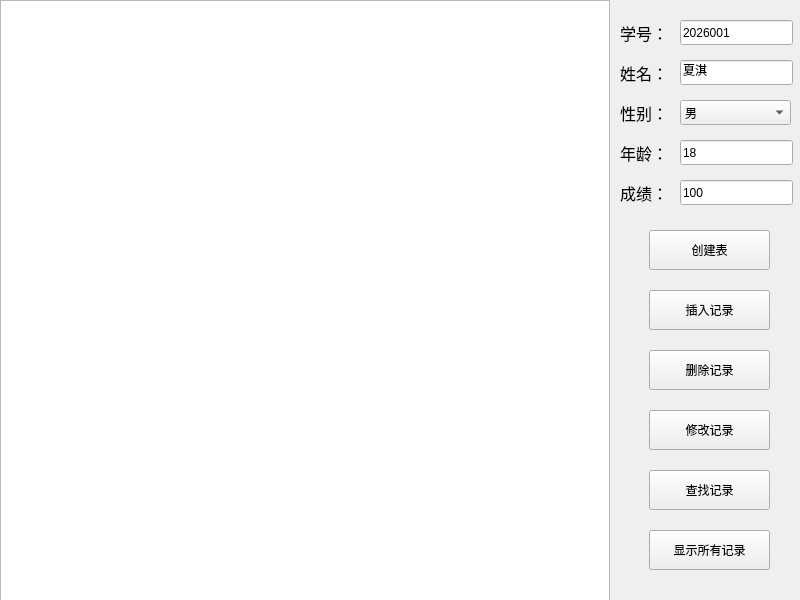
<?xml version="1.0" encoding="UTF-8"?>
<ui version="4.0">
 <class>Widget</class>
 <widget class="QWidget" name="Widget">
  <property name="geometry">
   <rect>
    <x>0</x>
    <y>0</y>
    <width>800</width>
    <height>600</height>
   </rect>
  </property>
  <property name="minimumSize">
   <size>
    <width>800</width>
    <height>600</height>
   </size>
  </property>
  <property name="maximumSize">
   <size>
    <width>800</width>
    <height>600</height>
   </size>
  </property>
  <property name="windowTitle">
   <string>数据库工具 1.1</string>
  </property>
  <property name="windowIcon">
   <iconset resource="images.qrc">
    <normaloff>:/images/logo.ico</normaloff>:/images/logo.ico</iconset>
  </property>
  <widget class="QTableView" name="tableView">
   <property name="geometry">
    <rect>
     <x>0</x>
     <y>0</y>
     <width>610</width>
     <height>601</height>
    </rect>
   </property>
  </widget>
  <widget class="QLabel" name="label">
   <property name="geometry">
    <rect>
     <x>620</x>
     <y>20</y>
     <width>51</width>
     <height>25</height>
    </rect>
   </property>
   <property name="font">
    <font>
     <pointsize>12</pointsize>
    </font>
   </property>
   <property name="text">
    <string>学号：</string>
   </property>
  </widget>
  <widget class="QLineEdit" name="lineEdit_number">
   <property name="geometry">
    <rect>
     <x>680</x>
     <y>20</y>
     <width>113</width>
     <height>25</height>
    </rect>
   </property>
   <property name="text">
    <string>2026001</string>
   </property>
  </widget>
  <widget class="QLabel" name="label_2">
   <property name="geometry">
    <rect>
     <x>620</x>
     <y>60</y>
     <width>51</width>
     <height>25</height>
    </rect>
   </property>
   <property name="font">
    <font>
     <pointsize>12</pointsize>
    </font>
   </property>
   <property name="text">
    <string>姓名：</string>
   </property>
  </widget>
  <widget class="QLineEdit" name="lineEdit_name">
   <property name="geometry">
    <rect>
     <x>680</x>
     <y>60</y>
     <width>113</width>
     <height>25</height>
    </rect>
   </property>
   <property name="text">
    <string>夏淇</string>
   </property>
  </widget>
  <widget class="QLabel" name="label_3">
   <property name="geometry">
    <rect>
     <x>620</x>
     <y>100</y>
     <width>51</width>
     <height>25</height>
    </rect>
   </property>
   <property name="font">
    <font>
     <pointsize>12</pointsize>
    </font>
   </property>
   <property name="text">
    <string>性别：</string>
   </property>
  </widget>
  <widget class="QLabel" name="label_4">
   <property name="geometry">
    <rect>
     <x>620</x>
     <y>140</y>
     <width>51</width>
     <height>25</height>
    </rect>
   </property>
   <property name="font">
    <font>
     <pointsize>12</pointsize>
    </font>
   </property>
   <property name="text">
    <string>年龄：</string>
   </property>
  </widget>
  <widget class="QLineEdit" name="lineEdit_age">
   <property name="geometry">
    <rect>
     <x>680</x>
     <y>140</y>
     <width>113</width>
     <height>25</height>
    </rect>
   </property>
   <property name="text">
    <string>18</string>
   </property>
  </widget>
  <widget class="QLabel" name="label_5">
   <property name="geometry">
    <rect>
     <x>620</x>
     <y>180</y>
     <width>51</width>
     <height>25</height>
    </rect>
   </property>
   <property name="font">
    <font>
     <pointsize>12</pointsize>
    </font>
   </property>
   <property name="text">
    <string>成绩：</string>
   </property>
  </widget>
  <widget class="QLineEdit" name="lineEdit_score">
   <property name="geometry">
    <rect>
     <x>680</x>
     <y>180</y>
     <width>113</width>
     <height>25</height>
    </rect>
   </property>
   <property name="text">
    <string>100</string>
   </property>
  </widget>
  <widget class="QComboBox" name="comboBox_sex">
   <property name="geometry">
    <rect>
     <x>680</x>
     <y>100</y>
     <width>111</width>
     <height>25</height>
    </rect>
   </property>
   <item>
    <property name="text">
     <string>男</string>
    </property>
   </item>
   <item>
    <property name="text">
     <string>女</string>
    </property>
   </item>
  </widget>
  <widget class="QPushButton" name="pushButton_creat">
   <property name="geometry">
    <rect>
     <x>649</x>
     <y>230</y>
     <width>121</width>
     <height>40</height>
    </rect>
   </property>
   <property name="text">
    <string>创建表</string>
   </property>
  </widget>
  <widget class="QPushButton" name="pushButton_insert">
   <property name="geometry">
    <rect>
     <x>649</x>
     <y>290</y>
     <width>121</width>
     <height>40</height>
    </rect>
   </property>
   <property name="text">
    <string>插入记录</string>
   </property>
  </widget>
  <widget class="QPushButton" name="pushButton_delete">
   <property name="geometry">
    <rect>
     <x>649</x>
     <y>350</y>
     <width>121</width>
     <height>40</height>
    </rect>
   </property>
   <property name="text">
    <string>删除记录</string>
   </property>
  </widget>
  <widget class="QPushButton" name="pushButton_search">
   <property name="geometry">
    <rect>
     <x>649</x>
     <y>470</y>
     <width>121</width>
     <height>40</height>
    </rect>
   </property>
   <property name="text">
    <string>查找记录</string>
   </property>
  </widget>
  <widget class="QPushButton" name="pushButton_show">
   <property name="geometry">
    <rect>
     <x>649</x>
     <y>530</y>
     <width>121</width>
     <height>40</height>
    </rect>
   </property>
   <property name="text">
    <string>显示所有记录</string>
   </property>
  </widget>
  <widget class="QPushButton" name="pushButton_modfiy">
   <property name="geometry">
    <rect>
     <x>649</x>
     <y>410</y>
     <width>121</width>
     <height>40</height>
    </rect>
   </property>
   <property name="text">
    <string>修改记录</string>
   </property>
  </widget>
 </widget>
 <resources>
  <include location="images.qrc"/>
 </resources>
 <connections/>
</ui>
